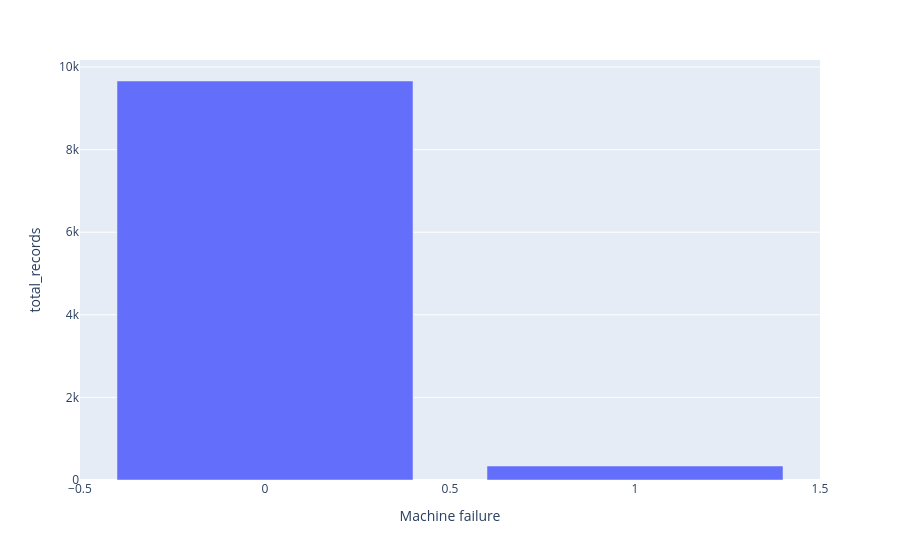

Notebook cell for this chart:
### Code cell
import plotly.express as px

fig = px.bar(
    data_frame= total_failures, x= 'Machine failure', y= 'total_records'
)

fig.show()

### Figure 1 — Plotly figure (JSON) as saved in the notebook; plotly's stock layout.template omitted (floating-point values rounded to 4 significant figures)
{"data": [{"hovertemplate": "Machine failure=%{x}<br>total_records=%{y}<extra></extra>", "legendgroup": "", "marker": {"color": "#636efa", "pattern": {"shape": ""}}, "name": "", "orientation": "v", "showlegend": false, "textposition": "auto", "type": "bar", "x": [0, 1], "xaxis": "x", "y": [9661, 339], "yaxis": "y"}], "layout": {"barmode": "relative", "legend": {"tracegroupgap": 0}, "margin": {"t": 60}, "xaxis": {"anchor": "y", "domain": [0, 1], "title": {"text": "Machine failure"}}, "yaxis": {"anchor": "x", "domain": [0, 1], "title": {"text": "total_records"}}}}
